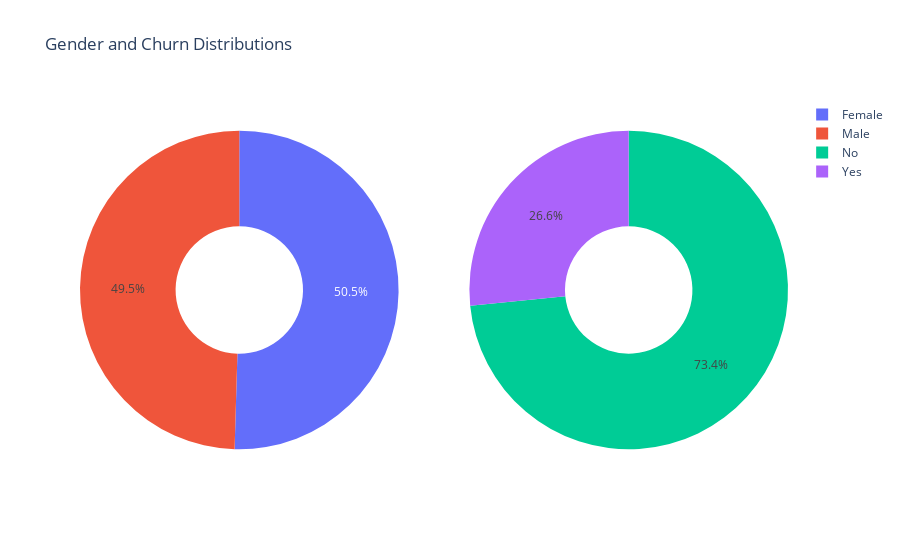

The code cell stored with this chart in its notebook:
### Code cell
import plotly.graph_objects as go
from plotly.subplots import make_subplots

# Directly use unique values from the dataframe for labels
g_labels = churn['gender'].unique()
c_labels = churn['Churn'].unique()

fig = make_subplots(rows=1, cols=2, specs=[[{'type':'domain'}, {'type':'domain'}]])
fig.add_trace(go.Pie(labels=g_labels, values=churn['gender'].value_counts(), name="Gender"), 1, 1)
fig.add_trace(go.Pie(labels=c_labels, values=churn['Churn'].value_counts(), name="Churn"), 1, 2)

fig.update_traces(hole=.4, hoverinfo="label+percent+name")

fig.update_layout(title_text="Gender and Churn Distributions")
fig.show()

### Figure 1 — Plotly figure (JSON) as saved in the notebook; plotly's stock layout.template omitted (floating-point values rounded to 4 significant figures)
{"data": [{"domain": {"x": [0, 0.45], "y": [0, 1]}, "hole": 0.4, "hoverinfo": "label+percent+name", "labels": ["Female", "Male"], "name": "Gender", "type": "pie", "values": [3549, 3483]}, {"domain": {"x": [0.55, 1], "y": [0, 1]}, "hole": 0.4, "hoverinfo": "label+percent+name", "labels": ["No", "Yes"], "name": "Churn", "type": "pie", "values": [5163, 1869]}], "layout": {"title": {"text": "Gender and Churn Distributions"}}}
